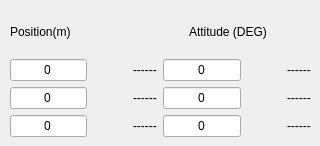
         <widget class="QWidget" name="tab_2">
          <attribute name="title">
           <string>Pose </string>
          </attribute>
          <widget class="QWidget" name="layoutWidget">
           <property name="geometry">
            <rect>
             <x>10</x>
             <y>10</y>
             <width>301</width>
             <height>127</height>
            </rect>
           </property>
           <layout class="QVBoxLayout" name="verticalLayout_6">
            <item>
             <layout class="QHBoxLayout" name="horizontalLayout">
              <item>
               <widget class="QLabel" name="label_32">
                <property name="text">
                 <string>Position(m)</string>
                </property>
               </widget>
              </item>
              <item>
               <spacer name="horizontalSpacer">
                <property name="orientation">
                 <enum>Qt::Horizontal</enum>
                </property>
                <property name="sizeType">
                 <enum>QSizePolicy::Fixed</enum>
                </property>
                <property name="sizeHint" stdset="0">
                 <size>
                  <width>50</width>
                  <height>20</height>
                 </size>
                </property>
               </spacer>
              </item>
              <item>
               <widget class="QLabel" name="label_33">
                <property name="text">
                 <string>Attitude (DEG)</string>
                </property>
               </widget>
              </item>
             </layout>
            </item>
            <item>
             <layout class="QHBoxLayout" name="horizontalLayout_2">
              <item>
               <layout class="QVBoxLayout" name="verticalLayout">
                <item>
                 <widget class="QLineEdit" name="Payload_Target_x">
                  <property name="text">
                   <string>0</string>
                  </property>
                  <property name="alignment">
                   <set>Qt::AlignCenter</set>
                  </property>
                 </widget>
                </item>
                <item>
                 <widget class="QLineEdit" name="Payload_Target_y">
                  <property name="text">
                   <string>0</string>
                  </property>
                  <property name="alignment">
                   <set>Qt::AlignCenter</set>
                  </property>
                 </widget>
                </item>
                <item>
                 <widget class="QLineEdit" name="Payload_Target_z">
                  <property name="text">
                   <string>0</string>
                  </property>
                  <property name="alignment">
                   <set>Qt::AlignCenter</set>
                  </property>
                 </widget>
                </item>
               </layout>
              </item>
              <item>
               <spacer name="horizontalSpacer_2">
                <property name="orientation">
                 <enum>Qt::Horizontal</enum>
                </property>
                <property name="sizeType">
                 <enum>QSizePolicy::Fixed</enum>
                </property>
                <property name="sizeHint" stdset="0">
                 <size>
                  <width>40</width>
                  <height>20</height>
                 </size>
                </property>
               </spacer>
              </item>
              <item>
               <layout class="QVBoxLayout" name="verticalLayout_3">
                <property name="spacing">
                 <number>6</number>
                </property>
                <property name="sizeConstraint">
                 <enum>QLayout::SetDefaultConstraint</enum>
                </property>
                <item>
                 <widget class="QLabel" name="Payload_Com_x">
                  <property name="text">
                   <string>------</string>
                  </property>
                 </widget>
                </item>
                <item>
                 <widget class="QLabel" name="Payload_Com_z">
                  <property name="text">
                   <string>------</string>
                  </property>
                 </widget>
                </item>
                <item>
                 <widget class="QLabel" name="Payload_Com_y">
                  <property name="text">
                   <string>------</string>
                  </property>
                 </widget>
                </item>
               </layout>
              </item>
              <item>
               <layout class="QVBoxLayout" name="verticalLayout_4">
                <item>
                 <widget class="QLineEdit" name="Payload_Target_roll">
                  <property name="text">
                   <string>0</string>
                  </property>
                  <property name="alignment">
                   <set>Qt::AlignCenter</set>
                  </property>
                 </widget>
                </item>
                <item>
                 <widget class="QLineEdit" name="Payload_Target_pitch">
                  <property name="text">
                   <string>0</string>
                  </property>
                  <property name="alignment">
                   <set>Qt::AlignCenter</set>
                  </property>
                 </widget>
                </item>
                <item>
                 <widget class="QLineEdit" name="Payload_Target_yaw">
                  <property name="text">
                   <string>0</string>
                  </property>
                  <property name="alignment">
                   <set>Qt::AlignCenter</set>
                  </property>
                 </widget>
                </item>
               </layout>
              </item>
              <item>
               <spacer name="horizontalSpacer_3">
                <property name="orientation">
                 <enum>Qt::Horizontal</enum>
                </property>
                <property name="sizeType">
                 <enum>QSizePolicy::Fixed</enum>
                </property>
                <property name="sizeHint" stdset="0">
                 <size>
                  <width>40</width>
                  <height>20</height>
                 </size>
                </property>
               </spacer>
              </item>
              <item>
               <layout class="QVBoxLayout" name="verticalLayout_5">
                <item>
                 <widget class="QLabel" name="Payload_Com_roll">
                  <property name="text">
                   <string>------</string>
                  </property>
                 </widget>
                </item>
                <item>
                 <widget class="QLabel" name="Payload_Com_pitch">
                  <property name="text">
                   <string>------</string>
                  </property>
                 </widget>
                </item>
                <item>
                 <widget class="QLabel" name="Payload_Com_yaw">
                  <property name="text">
                   <string>------</string>
                  </property>
                 </widget>
                </item>
               </layout>
              </item>
             </layout>
            </item>
           </layout>
          </widget>
         </widget>
